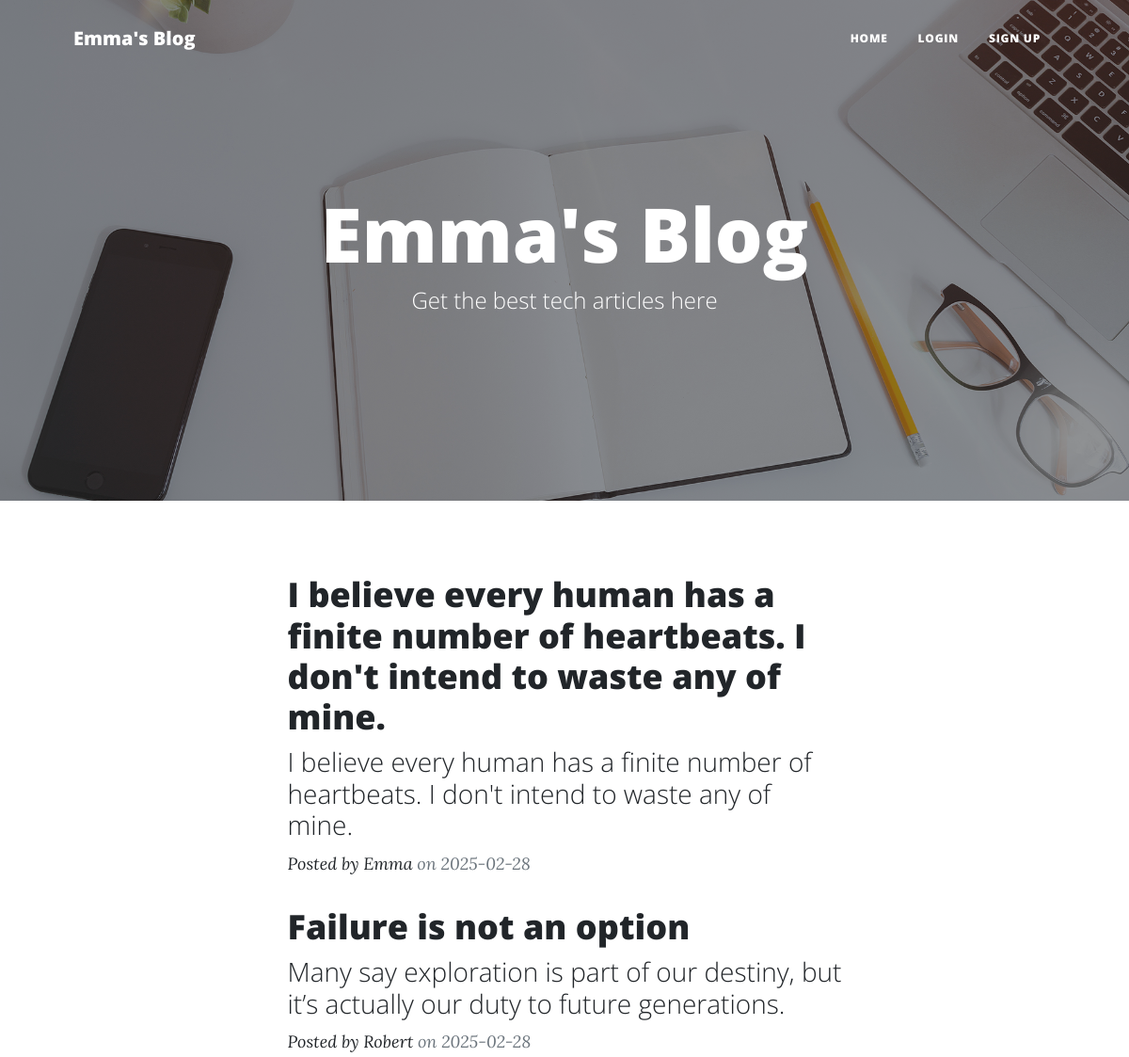
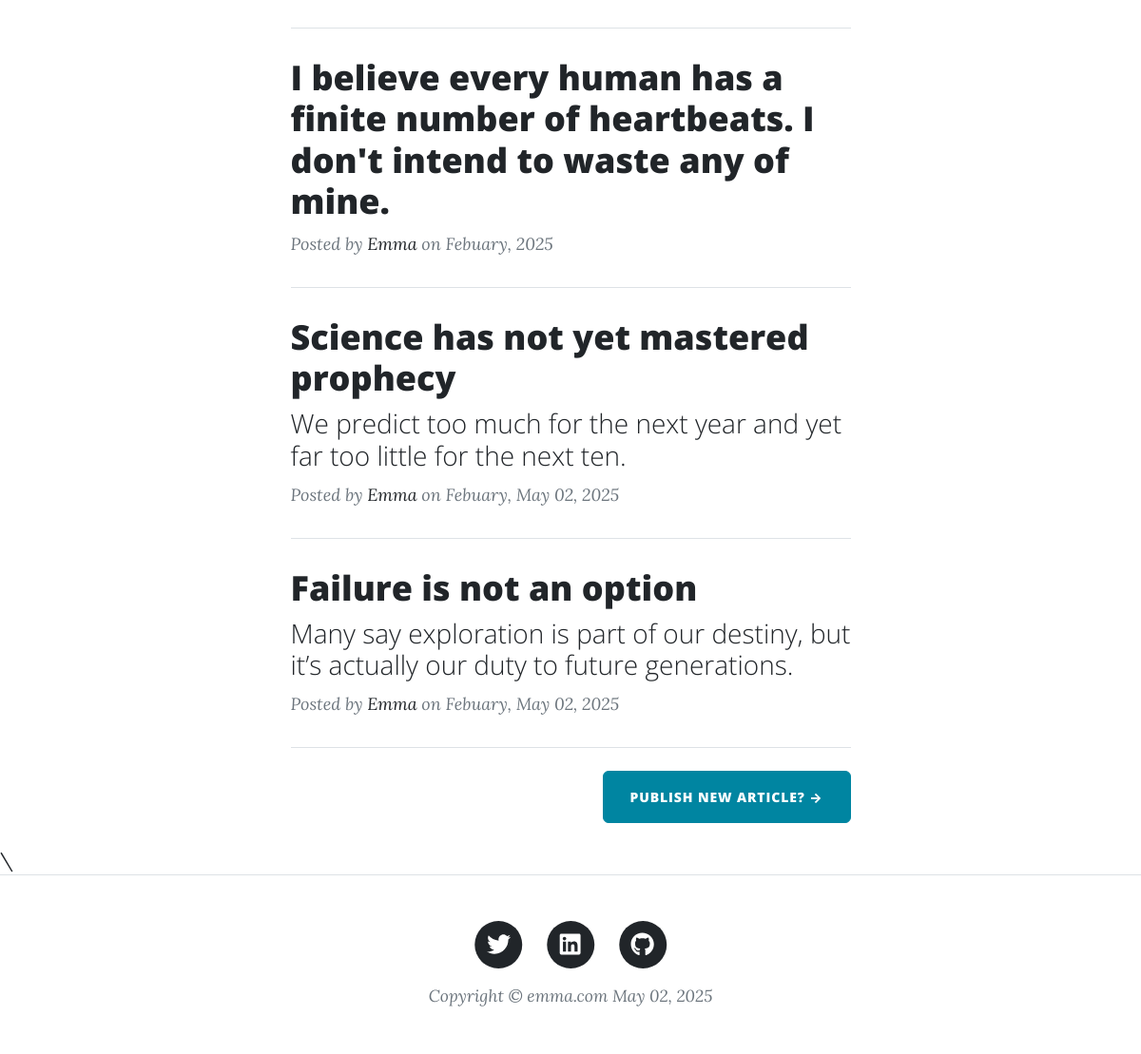
The page / on the database its author committed (2 pictures, top to bottom).
### app.py (models this page shows)
class Posts(db.Model):
    __tablename__ = 'posts'
    id = db.Column(db.Integer, primary_key=True, autoincrement=True)
    user_id = db.Column(db.Integer, db.ForeignKey('user.id'), nullable=False)
    title = db.Column(db.String(150), unique=False, nullable=False)
    subtitle = db.Column(db.String(250), unique=False, nullable=False)
    image_url = db.Column(db.String(250), unique=False, nullable=False)
    blog_content= db.Column(db.Text(10000), unique=False, nullable=False)
    created_at = db.Column(db.DateTime, default=datetime.utcnow)

class User(db.Model, UserMixin):
    __tablename__ = 'user'
    id = db.Column(db.Integer, primary_key=True, autoincrement=True)
    name = db.Column(db.String(250), unique=False, nullable=False)
    email= db.Column(db.String(200),  unique=False, nullable=False)
    password=db.Column(db.String(250), unique=False, nullable=False)
    posts = db.relationship('Posts', backref='author', lazy=True)

### app.py (the view)
@app.route('/')
def home_page():
    all_post = Posts.query.all()
    current_year = datetime.now()
    current_year =current_year.strftime("%B %d, %Y")
    return render_template('index.html', posts =all_post, year= current_year)

### templates/index.html (shortened to what this page needs)
<!DOCTYPE html>
<html lang="en">
    <head>
        <link href="static/styles.css" rel="stylesheet" />
    </head>
    <body>
       {% include 'header.html' %}
<header class="masthead" style="background-image: url('static/img/home-bg.jpg')">
    <div class="container position-relative px-4 px-lg-5">
        <div class="row gx-4 gx-lg-5 justify-content-center">
            <div class="col-md-10 col-lg-8 col-xl-7">
                <div class="site-heading">
                    <h1>Emma's Blog</h1>
                    <span class="subheading">Get the best tech articles here</span>
                </div>
            </div>
        </div>
    </div>
</header>
        <div class="container px-4 px-lg-5">
            <div class="row gx-4 gx-lg-5 justify-content-center">
                <div class="col-md-10 col-lg-8 col-xl-7">
                     {% for post in posts %}
                    <div class="post-preview">
                            <a href="{{url_for('full_post', post_id=post.id)}}">
                                <h2 class="post-title">{{post.title}}</h2>
                                <h3 class="post-subtitle">{{post.subtitle}}</h3>
                        <p class="post-meta">
                            Posted by
                            <a href="#!"> {{post.author.name}} </a>
                           on {{post.created_at.strftime('%Y-%m-%d')}}
                        </p>
                    </div>
                    {% endfor %}
                    <hr class="my-4" />
                    <div class="post-preview">
                        <a href="post.html">
                            <h2 class="post-title">I believe every human has a finite number of heartbeats. I don't intend to waste any of mine.</h2></a>
                        <p class="post-meta">
                            Posted by
                            <a href="#!">Emma</a>
                            on Febuary, 2025
                        </p>
                    </div>
                    <hr class="my-4" />
                    <div class="post-preview">
                        <a href="post.html">
                            <h2 class="post-title">Science has not yet mastered prophecy</h2>
                            <h3 class="post-subtitle">We predict too much for the next year and yet far too little for the next ten.</h3>
                        </a>
                        <p class="post-meta">
                            Posted by
                            <a href="#!">Emma</a>
                            on  Febuary, {{year}}
                        </p>
                    </div>
                    <hr class="my-4" />
                    <div class="post-preview">
                        <a href="post.html">
                            <h2 class="post-title">Failure is not an option</h2>
                            <h3 class="post-subtitle">Many say exploration is part of our destiny, but it’s actually our duty to future generations.</h3>
                        </a>
                        <p class="post-meta">
                            Posted by
                            <a href="#!">Emma</a>
                            on Febuary, {{year}}
                        </p>
                    </div>
                    <hr class="my-4" />
                    <div class="d-flex justify-content-end mb-4"><a class="btn btn-primary text-uppercase" href="{{url_for ('create_post')}}">Publish new article? →</a></div>
                </div>
            </div>
        </div>
        {% include 'footer.html' %}
    </body>
</html>

### templates/header.html (shortened to what this page needs)
<!DOCTYPE html>
<html lang="en">
    <head>
        <link href="https://cdn.jsdelivr.net/npm/bootstrap@5.3.3/dist/css/bootstrap.min.css" rel="stylesheet">
        <link href="static/styles.css" rel="stylesheet" />
    </head>
<body>
 <nav class="navbar navbar-expand-lg navbar-light" id="mainNav">
    <div class="container px-4 px-lg-5">
        <a class="navbar-brand" href="index.html">Emma's Blog</a>
        <div class="collapse navbar-collapse" id="navbarResponsive">
            <ul class="navbar-nav ms-auto py-4 py-lg-0">
            {% if current_user.is_authenticated %}
                <li class="nav-item"><a class="nav-link px-lg-3 py-3 py-lg-4" href="{{url_for ('home_page')}}">Home</a></li>
                <li class="nav-item"><a class="nav-link px-lg-3 py-3 py-lg-4" href="{{url_for ('contact_page')}}">Contact</a></li>
                <li class="nav-item"><a class="nav-link px-lg-3 py-3 py-lg-4" href="{{url_for ('about_page')}}">About</a></li>
                <li class="nav-item"><a class="nav-link px-lg-3 py-3 py-lg-4" href="{{url_for ('create_post')}}">Post</a></li>
                <li class="nav-item"><a class="nav-link px-lg-3 py-3 py-lg-4" href="{{url_for ('logout')}}">Logout</a></li>
            {% else %}
                <li class="nav-item"><a class="nav-link px-lg-3 py-3 py-lg-4" href="{{url_for ('home_page')}}">Home</a></li>
                <li class="nav-item"><a class="nav-link px-lg-3 py-3 py-lg-4" href="{{url_for ('login_page')}}">Login</a></li>
                <li class="nav-item"><a class="nav-link px-lg-3 py-3 py-lg-4" href="{{url_for ('register')}}">Sign Up</a></li>
            {% endif %}
            </ul>
        </div>
    </div>
</nav>
</body>
</html>

### templates/footer.html (shortened to what this page needs)
<!DOCTYPE html>
<html lang="en">
    <head>
        <link href="static/styles.css" rel="stylesheet" />
    </head>
<body>
    \
    <footer class="border-top">
        <div class="container px-4 px-lg-5">
            <div class="row gx-4 gx-lg-5 justify-content-center">
                <div class="col-md-10 col-lg-8 col-xl-7">
                    <ul class="list-inline text-center">
                        <li class="list-inline-item">
                            <a href="https://x.com/CryptoTech237?t=D61q0r-c4ouoxqI-fRb_4g&s=08">
                                <span class="fa-stack fa-lg">
                                    <i class="fas fa-circle fa-stack-2x"></i>
                                    <i class="fab fa-twitter fa-stack-1x fa-inverse"></i>
                                </span>
                            </a>
                        </li>
                        <li class="list-inline-item">
                            <a href="https://www.linkedin.com/in/emmanuel-nkwanwi-fongong-bb7858257?utm_source=share&utm_campaign=share_via&utm_content=profile&utm_medium=android_app">
                                <span class="fa-stack fa-lg">
                                    <i class="fas fa-circle fa-stack-2x"></i>
                                    <i class="fab fa-linkedin fa-stack-1x fa-inverse"></i>
                                </span>
                            </a>
                        </li>
                        <li class="list-inline-item">
                            <a href="https://github.com/Emma20040">
                                <span class="fa-stack fa-lg">
                                    <i class="fas fa-circle fa-stack-2x"></i>
                                    <i class="fab fa-github fa-stack-1x fa-inverse"></i>
                                </span>
                            </a>
                        </li>
                    </ul>
                    <div class="small text-center text-muted fst-italic">Copyright &copy; emma.com {{year}}</div>
                </div>
            </div>
        </div>
    </footer>
</body>
</html>

### rows shown on the page
Posts: title "I believe every human has a finite number of heartbeats. I don't intend to waste any of mine.", subtitle "I believe every human has a finite number of heartbeats. I don't intend to waste any of mine.", author.name "Emma", created_at "2025-02-28"
Posts: title "Failure is not an option", subtitle "Many say exploration is part of our destiny, but it’s actually our duty to future generations.", author.name "Robert", created_at "2025-02-28"

### other values the page prints
{{ year }} "May 02, 2025"
